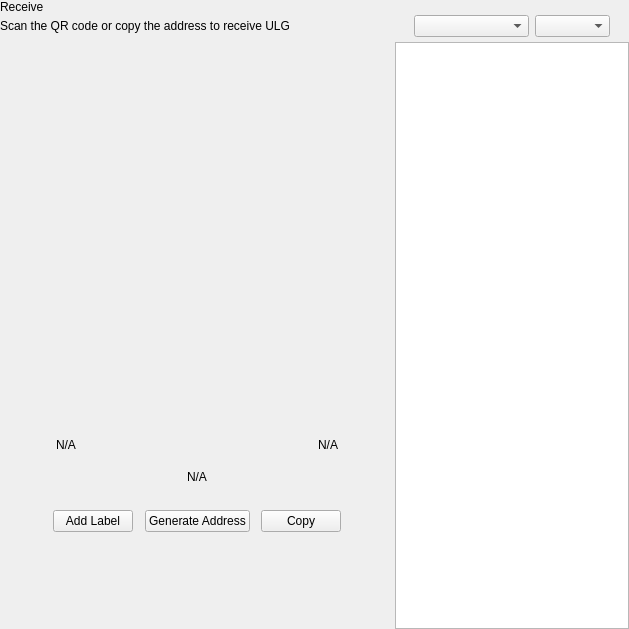
<?xml version="1.0" encoding="UTF-8"?>
<ui version="4.0">
 <class>ReceiveWidget</class>
 <widget class="QWidget" name="ReceiveWidget">
  <property name="geometry">
   <rect>
    <x>0</x>
    <y>0</y>
    <width>629</width>
    <height>629</height>
   </rect>
  </property>
  <property name="minimumSize">
   <size>
    <width>0</width>
    <height>0</height>
   </size>
  </property>
  <property name="windowTitle">
   <string>Form</string>
  </property>
  <layout class="QHBoxLayout" name="horizontalLayout_2" stretch="2,1">
   <property name="spacing">
    <number>0</number>
   </property>
   <property name="leftMargin">
    <number>0</number>
   </property>
   <property name="topMargin">
    <number>0</number>
   </property>
   <property name="rightMargin">
    <number>0</number>
   </property>
   <property name="bottomMargin">
    <number>0</number>
   </property>
   <item>
    <widget class="QWidget" name="left" native="true">
     <layout class="QVBoxLayout" name="verticalLayout_3">
      <property name="leftMargin">
       <number>0</number>
      </property>
      <property name="topMargin">
       <number>0</number>
      </property>
      <property name="rightMargin">
       <number>0</number>
      </property>
      <property name="bottomMargin">
       <number>0</number>
      </property>
      <item>
       <layout class="QVBoxLayout" name="verticalLayout_2">
        <property name="spacing">
         <number>0</number>
        </property>
        <property name="leftMargin">
         <number>0</number>
        </property>
        <item>
         <layout class="QHBoxLayout" name="horizontalLayout_3">
          <property name="spacing">
           <number>0</number>
          </property>
          <item>
           <layout class="QVBoxLayout" name="verticalLayout_4">
            <property name="spacing">
             <number>5</number>
            </property>
            <item>
             <widget class="QLabel" name="labelTitle">
              <property name="text">
               <string>Receive</string>
              </property>
             </widget>
            </item>
            <item alignment="Qt::AlignTop">
             <widget class="QLabel" name="labelSubtitle1">
              <property name="text">
               <string>Scan the QR code or copy the address to receive ULG</string>
              </property>
             </widget>
            </item>
           </layout>
          </item>
          <item>
           <spacer name="horizontalSpacer">
            <property name="orientation">
             <enum>Qt::Horizontal</enum>
            </property>
            <property name="sizeHint" stdset="0">
             <size>
              <width>40</width>
              <height>20</height>
             </size>
            </property>
           </spacer>
          </item>
         </layout>
        </item>
        <item>
         <spacer name="verticalSpacer_2">
          <property name="orientation">
           <enum>Qt::Vertical</enum>
          </property>
          <property name="sizeType">
           <enum>QSizePolicy::Expanding</enum>
          </property>
          <property name="sizeHint" stdset="0">
           <size>
            <width>20</width>
            <height>50</height>
           </size>
          </property>
         </spacer>
        </item>
        <item alignment="Qt::AlignHCenter">
         <widget class="QWidget" name="layoutQR" native="true">
          <property name="maximumSize">
           <size>
            <width>510</width>
            <height>16777215</height>
           </size>
          </property>
          <layout class="QVBoxLayout" name="verticalLayoutQr">
           <item>
            <spacer name="verticalSpacer11">
             <property name="orientation">
              <enum>Qt::Vertical</enum>
             </property>
             <property name="sizeType">
              <enum>QSizePolicy::Fixed</enum>
             </property>
             <property name="sizeHint" stdset="0">
              <size>
               <width>20</width>
               <height>20</height>
              </size>
             </property>
            </spacer>
           </item>
           <item alignment="Qt::AlignHCenter">
            <widget class="QLabel" name="labelQrImg">
             <property name="minimumSize">
              <size>
               <width>260</width>
               <height>260</height>
              </size>
             </property>
             <property name="maximumSize">
              <size>
               <width>260</width>
               <height>260</height>
              </size>
             </property>
             <property name="text">
              <string/>
             </property>
             <property name="alignment">
              <set>Qt::AlignCenter</set>
             </property>
            </widget>
           </item>
           <item>
            <spacer name="verticalSpacer_21">
             <property name="orientation">
              <enum>Qt::Vertical</enum>
             </property>
             <property name="sizeType">
              <enum>QSizePolicy::Fixed</enum>
             </property>
             <property name="sizeHint" stdset="0">
              <size>
               <width>20</width>
               <height>30</height>
              </size>
             </property>
            </spacer>
           </item>
           <item>
            <widget class="QWidget" name="widget" native="true">
             <property name="minimumSize">
              <size>
               <width>0</width>
               <height>0</height>
              </size>
             </property>
             <layout class="QHBoxLayout" name="horizontalLayout_5">
              <item>
               <widget class="QLabel" name="labelLabel">
                <property name="text">
                 <string notr="true">N/A</string>
                </property>
               </widget>
              </item>
              <item>
               <spacer name="horizontalSpacer_2">
                <property name="orientation">
                 <enum>Qt::Horizontal</enum>
                </property>
                <property name="sizeHint" stdset="0">
                 <size>
                  <width>141</width>
                  <height>20</height>
                 </size>
                </property>
               </spacer>
              </item>
              <item>
               <widget class="QLabel" name="labelDate">
                <property name="text">
                 <string notr="true">N/A</string>
                </property>
                <property name="alignment">
                 <set>Qt::AlignRight|Qt::AlignTrailing|Qt::AlignVCenter</set>
                </property>
               </widget>
              </item>
             </layout>
            </widget>
           </item>
           <item>
            <widget class="QLabel" name="labelAddress">
             <property name="sizePolicy">
              <sizepolicy hsizetype="Expanding" vsizetype="Preferred">
               <horstretch>0</horstretch>
               <verstretch>0</verstretch>
              </sizepolicy>
             </property>
             <property name="minimumSize">
              <size>
               <width>300</width>
               <height>0</height>
              </size>
             </property>
             <property name="text">
              <string notr="true">N/A</string>
             </property>
             <property name="alignment">
              <set>Qt::AlignCenter</set>
             </property>
            </widget>
           </item>
           <item>
            <spacer name="verticalSpacer_4">
             <property name="orientation">
              <enum>Qt::Vertical</enum>
             </property>
             <property name="sizeType">
              <enum>QSizePolicy::Fixed</enum>
             </property>
             <property name="sizeHint" stdset="0">
              <size>
               <width>20</width>
               <height>20</height>
              </size>
             </property>
            </spacer>
           </item>
           <item>
            <layout class="QHBoxLayout" name="horizontalLayout_4">
             <item alignment="Qt::AlignHCenter">
              <widget class="QPushButton" name="pushButtonLabel">
               <property name="focusPolicy">
                <enum>Qt::NoFocus</enum>
               </property>
               <property name="text">
                <string>Add Label</string>
               </property>
              </widget>
             </item>
             <item alignment="Qt::AlignHCenter">
              <widget class="QPushButton" name="pushButtonNewAddress">
               <property name="focusPolicy">
                <enum>Qt::NoFocus</enum>
               </property>
               <property name="text">
                <string>Generate Address</string>
               </property>
              </widget>
             </item>
             <item alignment="Qt::AlignHCenter">
              <widget class="QPushButton" name="pushButtonCopy">
               <property name="focusPolicy">
                <enum>Qt::NoFocus</enum>
               </property>
               <property name="text">
                <string>Copy</string>
               </property>
              </widget>
             </item>
            </layout>
           </item>
           <item>
            <spacer name="verticalSpacer_3">
             <property name="orientation">
              <enum>Qt::Vertical</enum>
             </property>
             <property name="sizeType">
              <enum>QSizePolicy::Expanding</enum>
             </property>
             <property name="sizeHint" stdset="0">
              <size>
               <width>20</width>
               <height>20</height>
              </size>
             </property>
            </spacer>
           </item>
          </layout>
         </widget>
        </item>
        <item>
         <spacer name="verticalSpacer">
          <property name="orientation">
           <enum>Qt::Vertical</enum>
          </property>
          <property name="sizeHint" stdset="0">
           <size>
            <width>20</width>
            <height>40</height>
           </size>
          </property>
         </spacer>
        </item>
       </layout>
      </item>
     </layout>
    </widget>
   </item>
   <item>
    <widget class="QWidget" name="right" native="true">
     <layout class="QVBoxLayout" name="verticalLayout_5">
      <property name="spacing">
       <number>0</number>
      </property>
      <property name="leftMargin">
       <number>1</number>
      </property>
      <property name="topMargin">
       <number>0</number>
      </property>
      <property name="rightMargin">
       <number>0</number>
      </property>
      <property name="bottomMargin">
       <number>0</number>
      </property>
      <item>
       <layout class="QVBoxLayout" name="container_right">
        <property name="spacing">
         <number>0</number>
        </property>
        <property name="leftMargin">
         <number>0</number>
        </property>
        <property name="rightMargin">
         <number>0</number>
        </property>
        <item>
         <layout class="QVBoxLayout" name="verticalLayout">
          <property name="spacing">
           <number>6</number>
          </property>
          <property name="leftMargin">
           <number>19</number>
          </property>
          <property name="rightMargin">
           <number>19</number>
          </property>
          <item>
           <widget class="OptionButton" name="btnRequest" native="true"/>
          </item>
          <item>
           <widget class="OptionButton" name="btnMyAddresses" native="true">
            <property name="sizePolicy">
             <sizepolicy hsizetype="Preferred" vsizetype="Minimum">
              <horstretch>0</horstretch>
              <verstretch>0</verstretch>
             </sizepolicy>
            </property>
           </widget>
          </item>
         </layout>
        </item>
        <item>
         <widget class="QWidget" name="sortWidget" native="true">
          <layout class="QHBoxLayout" name="horizontalLayout_6">
           <property name="leftMargin">
            <number>19</number>
           </property>
           <property name="rightMargin">
            <number>19</number>
           </property>
           <property name="bottomMargin">
            <number>5</number>
           </property>
           <item>
            <spacer name="horizontalSpacer_3">
             <property name="orientation">
              <enum>Qt::Horizontal</enum>
             </property>
             <property name="sizeHint" stdset="0">
              <size>
               <width>40</width>
               <height>20</height>
              </size>
             </property>
            </spacer>
           </item>
           <item>
            <widget class="QComboBox" name="comboBoxSort">
             <property name="sizePolicy">
              <sizepolicy hsizetype="Preferred" vsizetype="Fixed">
               <horstretch>0</horstretch>
               <verstretch>0</verstretch>
              </sizepolicy>
             </property>
             <property name="minimumSize">
              <size>
               <width>115</width>
               <height>0</height>
              </size>
             </property>
            </widget>
           </item>
           <item>
            <widget class="QComboBox" name="comboBoxSortOrder">
             <property name="sizePolicy">
              <sizepolicy hsizetype="Preferred" vsizetype="Fixed">
               <horstretch>0</horstretch>
               <verstretch>0</verstretch>
              </sizepolicy>
             </property>
             <property name="minimumSize">
              <size>
               <width>75</width>
               <height>0</height>
              </size>
             </property>
            </widget>
           </item>
          </layout>
         </widget>
        </item>
        <item>
         <widget class="QListView" name="listViewAddress"/>
        </item>
       </layout>
      </item>
     </layout>
    </widget>
   </item>
  </layout>
 </widget>
 <customwidgets>
  <customwidget>
   <class>OptionButton</class>
   <extends>QWidget</extends>
   <header>qt/ultragate/optionbutton.h</header>
   <container>1</container>
  </customwidget>
 </customwidgets>
 <resources/>
 <connections/>
</ui>
